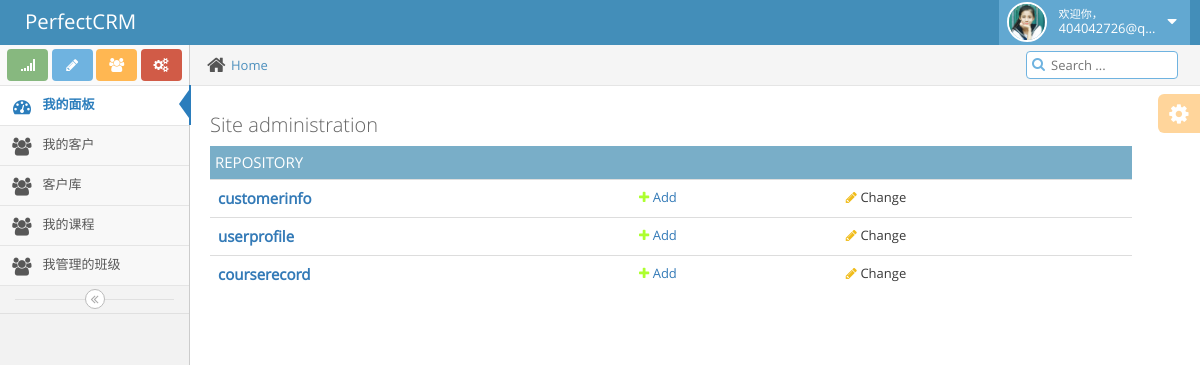
Page /bossadmin/ (signed in) on the committed database.
### repository/models.py (models this page shows, shortened)
class UserProfile(AbstractBaseUser, PermissionsMixin):
    email = models.EmailField(
        verbose_name='email address',
        max_length=255,
        unique=True,
    )
    name = models.CharField(max_length=64, verbose_name="姓名")
    is_active = models.BooleanField(default=True)
    is_staff = models.BooleanField(default=True)
    role = models.ManyToManyField("Role", blank=True, null=True)
    objects = UserProfileManager()
    USERNAME_FIELD = 'email'
    REQUIRED_FIELDS = ['name']
    def __str__(self):
        return self.email
    class Meta:
        permissions = (
            ('crm_table_list', '可以查看kingadmin每张表里所有的数据'),
            ('crm_table_list_view', '可以访问kingadmin表里每条数据的修改页'),
            ('crm_table_list_change', '可以对kingadmin表里的每条数据进行修改'),
            ('crm_table_obj_add_view', '可以访问kingadmin每张表的数据增加页'),
            ('crm_table_obj_add', '可以对kingadmin每张表进行数据添加'),
        )

class Menus(models.Model):
    name = models.CharField(max_length=64)
    url_type_choices = ((0, 'absolute'), (1, 'dynamic'))
    url_type = models.SmallIntegerField(choices=url_type_choices, default=0)
    url_name = models.CharField(max_length=128)
    class Meta:
        unique_together = ('name', 'url_name')

### BossAdmin/views/home.py (the view, shortened to what this page needs)
class IndexView(View):
    @method_decorator(csrf_exempt)
    def dispatch(self, request, *args, **kwargs):
        return super(IndexView, self).dispatch(request, *args, **kwargs)
    @method_decorator(login_required)
    def get(self, request, *args, **kwargs):
        return render(request, 'index.html', {'registry': site.registry})

### BossAdmin/templates/index.html (shortened to what this page needs)
{% extends 'layout/_layout.html' %}
{% block page_content %}
    <h1>Site administration</h1>
    {% for app_name,app_tables in registry.items %}
        <div class="app-{{ app_name }} module">
            <table style="width: 95%" class="table">
                <caption>{{ app_name | upper }}</caption>
                <tbody style="margin-top: 20px">
                    {% for table in app_tables %}
                        <tr>
                            <th>
                                <a href="{% url 'TableDetail' app_name table %}">{{ table }}</a>
                            </th>
                            <td>
                                <a href="{{ app_name }}/{{ table }}/add/">
                                    <i style="color: greenyellow" class="fa fa-plus" aria-hidden="true"></i>
                                    Add
                                </a>
                            </td>
                            <td>
                                <i style="color: #F0BC1A" class="fa fa-pencil" aria-hidden="true"></i>
                                Change
                            </td>
                        </tr>
                    {% endfor %}
                </tbody>
            </table>
        </div>
    {% endfor %}
{% endblock %}

### BossAdmin/templates/layout/_layout.html (shortened to what this page needs)
{% extends 'layout/base.html' %}
{% load staticfiles %}
{% block body %}
    <div class="navbar navbar-default" id="navbar">
        <div class="navbar-container" id="navbar-container">
            <div class="navbar-header pull-left">
                <a href="#" class="navbar-brand">
                    <small>
                        PerfectCRM
                    </small>
                </a>
            </div>
            <div class="navbar-buttons navbar-header pull-right" role="navigation">
                <ul class="nav ace-nav">
                    <li class="light-blue">
                        <a data-toggle="dropdown" href="#" class="dropdown-toggle">
                            <img class="nav-user-photo" src="{% static 'imgs/girl.jpg' %}">
                            <span class="user-info">
                        <small>欢迎你，</small>
                        {{ request.user }}
                    </span>
                            <i class="ace-icon fa fa-caret-down"></i>
                        </a>
                    </li>
                </ul>
            </div>
        </div>
    </div>
    <div class="main-container" id="main-container">
        <div class="sidebar responsive" id="sidebar">
            <div class="sidebar-shortcuts" id="sidebar-shortcuts">
                <div class="sidebar-shortcuts-large" id="sidebar-shortcuts-large">
                    <button class="btn btn-success">
                        <i class="ace-icon fa fa-signal"></i>
                    </button>
                    <button class="btn btn-info">
                        <i class="ace-icon fa fa-pencil"></i>
                    </button>
                    <button class="btn btn-warning">
                        <i class="ace-icon fa fa-users"></i>
                    </button>
                    <button class="btn btn-danger">
                        <i class="ace-icon fa fa-cogs"></i>
                    </button>
                </div>
            </div>
            <ul class="nav nav-list">
                <li class="">
                    <a href="/bossadmin/">
                        <i class="menu-icon fa fa-tachometer"></i>
                        <span class="menu-text"> 我的面板 </span>
                    </a>
                </li>
                {% for role in request.user.role.select_related %}
                    {% for menu in role.menus.select_related %}
                        <li class="">
                            <a href="{% if menu.url_type == 0 %}{{ menu.url_name }}{% else %}{% url menu.url_name %}{% endif %}">
                                <i class="menu-icon fa fa-users"></i>
                                {{ menu.name }}
                            </a>
                        </li>
                    {% endfor %}
                {% endfor %}
            </ul>
            <div class="sidebar-toggle sidebar-collapse" id="sidebar-collapse">
                <i class="ace-icon fa fa-angle-double-left" data-icon1="ace-icon fa fa-angle-double-left"
                   data-icon2="ace-icon fa fa-angle-double-right"></i>
            </div>
        </div>
        <div class="main-content">
            <div class="breadcrumbs" id="breadcrumbs">
                <ul class="breadcrumb">
                    <li>
                        <i class="ace-icon fa fa-home home-icon"></i>
                        <a href="#">{% block path %}Home{% endblock %}</a>
                    </li>
                </ul>
                <div class="nav-search" id="nav-search">
                    <form class="form-search">
                            <span class="input-icon">
                                <input placeholder="Search ..." class="nav-search-input"
                                       autocomplete="off" type="text">
                                <i class="ace-icon fa fa-search nav-search-icon"></i>
                            </span>
                    </form>
                </div>
            </div>
            <div class="page-content">
                <div class="ace-settings-container" id="ace-settings-container">
                    <div class="btn btn-app btn-xs btn-warning ace-settings-btn" id="ace-settings-btn">
                        <i class="ace-icon fa fa-cog bigger-150"></i>
                    </div>
                </div>
                <div class="page-content-area">
                    <div class="row">
                        <div class="col-xs-12">
                            {% block page_content %}{% endblock %}
                        </div>
                    </div>
                </div>
            </div>
        </div>
    </div>
{% endblock %}

### BossAdmin/templates/index.html (style rules this page uses)
h1 { font-weight: 300; font-size: 20px; color: #666; }
.module caption { margin: 0; padding: 5px; font-weight: 400; font-size: 15px; text-align: left; background: #79aec8; color: #fff; }
th { font-size: 15px; font-weight: 600; text-align: left; }

### rows in the picture
UserProfile: user "404042726@q…"
Menus: name "我的客户"
Menus: name "客户库"
Menus: name "我的课程"
Menus: name "我管理的班级"

### other values in the picture
{{ app_name | upper }} "REPOSITORY"
{{ table }} "customerinfo" "userprofile" "courserecord"
